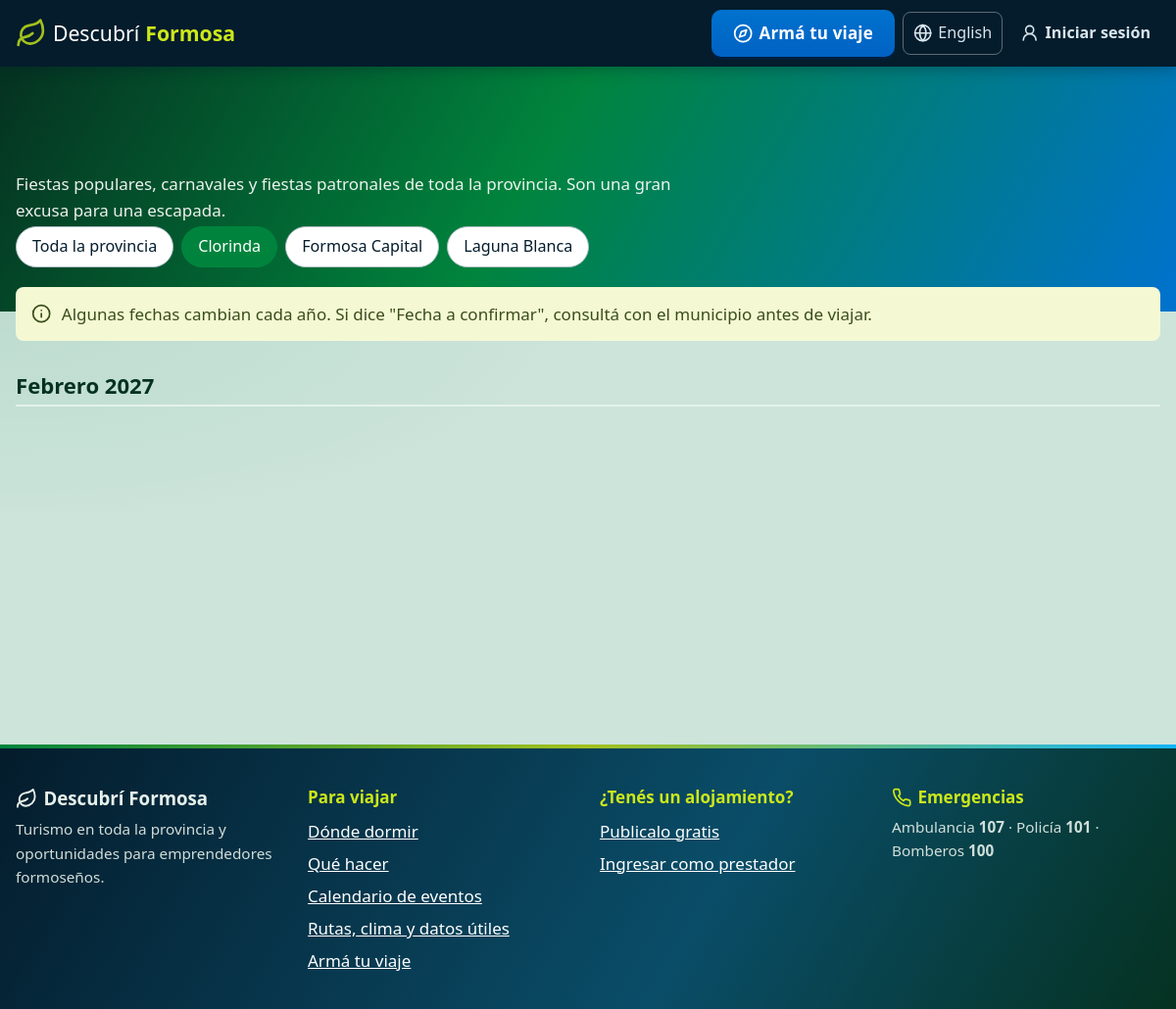
Page /eventos.php?localidad=3&lang=es on the committed database.
### tables this page shows
CREATE TABLE localidades (
    id           INT UNSIGNED AUTO_INCREMENT PRIMARY KEY,
    nombre       VARCHAR(100) NOT NULL,
    slug         VARCHAR(100) NOT NULL UNIQUE,
    descripcion  TEXT,
    descripcion_en TEXT NULL,
    lat          DECIMAL(9,6) NOT NULL,
    lng          DECIMAL(9,6) NOT NULL,
    imagen       VARCHAR(255) NULL,
    es_destino   TINYINT(1) NOT NULL DEFAULT 1
);

### includes/idioma.php (called while the page is built, shortened)
<?php
function idioma(): string
{
    static $idioma = null;
    if ($idioma !== null) {
        return $idioma;
    }
    $pedido = $_GET['lang'] ?? '';
    if (isset(IDIOMAS[$pedido])) {
        return $idioma = $pedido;
    }
    $navegador = strtolower(substr($_SERVER['HTTP_ACCEPT_LANGUAGE'] ?? '', 0, 2));
    return $idioma = $navegador === 'en' ? 'en' : 'es';
}
function diccionario(): array
{
    static $dic = null;
    return $dic ??= idioma() === 'en' ? require __DIR__ . '/../lang/en.php' : [];
}
function t(string $texto, array $vars = []): string
{
    $texto = diccionario()[$texto] ?? $texto;
    return $texto;
}

### config/db.php (called while the page is built, shortened)
<?php
function db(): PDO
{
    static $pdo = null;
    if ($pdo === null) {
        $dsn = 'mysql:host=' . DB_HOST . ';dbname=' . DB_NAME . ';charset=utf8mb4';
        $pdo = new PDO($dsn, DB_USER, DB_PASS, [
            PDO::ATTR_ERRMODE            => PDO::ERRMODE_EXCEPTION,
            PDO::ATTR_DEFAULT_FETCH_MODE => PDO::FETCH_ASSOC,
            PDO::ATTR_EMULATE_PREPARES   => false,
        ]);
    }
    return $pdo;
}

### includes/eventos.php (called while the page is built, shortened)
<?php
require_once __DIR__ . '/funciones.php';
function proximos_eventos(int $limite = 0, int $localidad = 0): array
{
    $sql = "SELECT e.*, l.nombre AS localidad
            FROM eventos e JOIN localidades l ON l.id = e.localidad_id
            WHERE e.fecha_hasta >= CURDATE()" . ($localidad ? ' AND e.localidad_id = ?' : '') . "
            ORDER BY e.fecha_desde, e.nombre" . ($limite ? " LIMIT $limite" : '');
    $stmt = db()->prepare($sql);
    $stmt->execute($localidad ? [$localidad] : []);
    return $stmt->fetchAll();
}
    ob_start(); ?>

### eventos.php (the view, shortened to what this page needs)
<?php
require_once __DIR__ . '/includes/eventos.php';
$localidades = db()->query("
    SELECT DISTINCT l.id, l.nombre FROM localidades l JOIN eventos e ON e.localidad_id = l.id
    WHERE e.fecha_hasta >= CURDATE() ORDER BY l.nombre
")->fetchAll();
$localidad = (int) ($_GET['localidad'] ?? 0);
$eventos   = proximos_eventos(0, $localidad);
$porMes = [];
foreach ($eventos as $ev) {
    $ts = strtotime($ev['fecha_desde'] < date('Y-m-d') ? date('Y-m-d') : $ev['fecha_desde']);
    $porMes[ucfirst(nombre_mes((int) date('n', $ts))) . ' ' . date('Y', $ts)][] = $ev;
}
require __DIR__ . '/includes/header.php';
?>
<section class="seccion">
    <div class="contenedor">
        <p class="seccion__intro">
            <?= e(t('Fiestas populares, carnavales y fiestas patronales de toda la provincia. Son una gran excusa para una escapada.')) ?>
        </p>
        <?php if ($localidades): ?>
            <nav class="chips eventos__filtro" aria-label="<?= e(t('Filtrar por localidad')) ?>">
                <a href="<?= url('eventos.php') ?>" class="chip <?= $localidad ? '' : 'activo' ?>"><?= e(t('Toda la provincia')) ?></a>
                <?php foreach ($localidades as $l): ?>
                    <a href="<?= url('eventos.php?localidad=' . $l['id']) ?>" class="chip <?= $localidad === (int) $l['id'] ? 'activo' : '' ?>"><?= e($l['nombre']) ?></a>
                <?php endforeach; ?>
            </nav>
        <?php endif; ?>
        <div class="alerta alerta--aviso">
            <?= icono('info') ?>
            <span><?= e(t('Algunas fechas cambian cada año. Si dice "Fecha a confirmar", consultá con el municipio antes de viajar.')) ?></span>
        </div>
        <?php foreach ($porMes as $mes => $lista): ?>
            <h2 class="eventos__mes"><?= e($mes) ?></h2>
            <div class="eventos__lista">
            </div>
        <?php endforeach; ?>
    </div>
</section>
<?php require __DIR__ . '/includes/footer.php'; ?>

### assets/css/estilos.css (style rules this page uses)
:root { --verde: #00843D; --verde-oscuro: #053221; --verde-medio: #2E8B29; --oliva: #3B4D1B; --lima: #A3C11E; --lima-claro: #CCE81A; --azul: #0072CE; --azul-oscuro: #0062C4; --azul-noche: #001F3F; --petroleo: #0A4D68; --noche: #041C2C; --celeste: #12B5FB; --violeta: #471E97; --lavanda: #7A73E4; --verde-claro: #e3f3ea; --azul-claro: #e5f1fb; --violeta-claro: #efedfc; --lima-suave: #f4f9d4; --texto: var(--noche); --texto-suave: #3f5260; --fondo: #cde4db; --blanco: #ffffff; --borde: #cdd9dc; --rojo: #b83227; --estrella: var(--verde-medio); --radio: 12px; --sombra: 0 2px 10px rgba(0, 0, 0, .07); --sombra-alta: 0 10px 28px rgba(5, 50, 33, .16); --degradado: linear-gradient(120deg, #053221 0%, #00843D 45%, #0072CE 100%); --degradado-acento: linear-gradient(135deg, #0072CE 0%, #0062C4 100%); --degradado-festivo: linear-gradient(135deg, #7A73E4 0%, #471E97 60%); --degradado-linea: linear-gradient(90deg, #00843D 0%, #A3C11E 50%, #12B5FB 100%); }
* { box-sizing: border-box; }
html { font-size: 106.25%; }
body { margin: 0; font-family: system-ui, -apple-system, "Segoe UI", Roboto, sans-serif; color: var(--texto); background: var(--fondo); line-height: 1.6; }
a { color: var(--verde-oscuro); }
.con-banda main > .seccion:first-child > .contenedor > .seccion__titulo, .con-banda main > .seccion:first-child > .contenedor > .seccion__intro, .con-banda main > .seccion:first-child > .contenedor > .volver { color: var(--blanco); }
.con-banda main > .seccion:first-child > .contenedor > .seccion__intro { opacity: .92; }
h1, h2, h3 { line-height: 1.25; }
.contenedor { width: 100%; max-width: 1200px; margin: 0 auto; padding: 0 16px; }
.seccion { padding: 32px 0; }
.seccion__intro { margin: 0 0 20px; color: var(--texto-suave); max-width: 720px; }
.alerta { padding: 14px 16px; border-radius: 8px; margin-bottom: 16px; background: var(--verde-claro); color: var(--verde-oscuro); }
.alerta--aviso { background: var(--lima-suave); color: var(--oliva); }
.chips { display: flex; flex-wrap: wrap; gap: 8px; }
.chip { position: relative; display: inline-flex; align-items: center; gap: 6px; min-height: 42px; font: inherit; font-size: .95rem; padding: 6px 16px; border-radius: 999px; border: 1px solid #aebfc6; background: var(--blanco); color: var(--texto); cursor: pointer; user-select: none; }
.chip.activo, .chip:has(input:checked) { background: var(--verde); border-color: var(--verde); color: var(--blanco); }

### assets/css/animaciones.css (style rules this page uses)
.aparece.aparece { opacity: 0; transform: translateY(18px); transition: opacity .5s ease-out, transform .5s ease-out; transition-delay: var(--retraso, 0ms); }
.chip { transition: background .2s, border-color .2s, color .2s, transform .15s; }
.btn, .chip { position: relative; overflow: hidden; }
.chip.activo, .chip:has(input:checked) { animation: pop .3s ease-out; }

### assets/css/eventos.css (style rules this page uses)
.eventos__filtro { margin-bottom: 20px; }
.eventos__filtro .chip { text-decoration: none; }
.eventos__mes { margin: 32px 0 12px; font-size: 1.3rem; color: var(--verde-oscuro); border-bottom: 2px solid var(--verde-claro); padding-bottom: 6px; }
.eventos__lista { display: grid; grid-template-columns: repeat(auto-fill, minmax(min(420px, 100%), 1fr)); gap: 16px; }

### rows in the picture
localidades: nombre "Clorinda"
localidades: nombre "Formosa Capital"
localidades: nombre "Laguna Blanca"

### other values in the picture
t('Armá tu viaje') "Armá tu viaje"
IDIOMAS[$otroIdioma] "English"
t('Iniciar sesión') "Iniciar sesión"
t('Toda la provincia') "Toda la provincia"
$mes "Febrero 2027"
t('Para viajar') "Para viajar"
t('Dónde dormir') "Dónde dormir"
t('Qué hacer') "Qué hacer"
t('Calendario de eventos') "Calendario de eventos"
t('Rutas, clima y datos útiles') "Rutas, clima y datos útiles"
t('¿Tenés un alojamiento?') "¿Tenés un alojamiento?"
t('Publicalo gratis') "Publicalo gratis"
t('Ingresar como prestador') "Ingresar como prestador"
t('Emergencias') "Emergencias"
t('Ambulancia') "Ambulancia"
